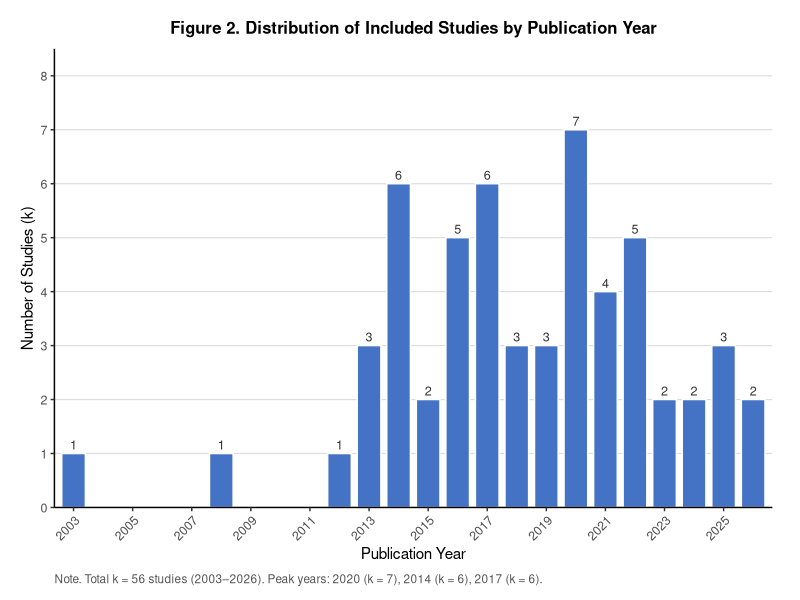

Generate this figure with R:
# Figure 2: Publication Year Distribution
# Paper 01 — WM Training Systematic Review
# Requires: ggplot2

library(ggplot2)
library(dplyr)

# ─────────────────────────────────────────────────
# DATA: Publication years for all 56 included studies
# ─────────────────────────────────────────────────
years_data <- data.frame(
  seq = c(1,2,3,4,5,6,8,9,10,11,12,13,14,15,16,18,19,20,21,22,23,24,25,26,
          27,28,29,30,31,32,34,35,36,39,40,41,43,44,45,46,47,48,49,50,51,52,
          53,54,55,57,59,60,61,62,63,67),
  year = c(2020,2019,2016,2015,2018,2020,2025,2017,2022,2016,2016,2019,2021,
           2019,2020,2014,2013,2020,2018,2022,2024,2022,2014,2020,2024,2020,
           2014,2017,2013,2014,2022,2003,2014,2008,2023,2017,2017,2025,2016,
           2013,2018,2025,2017,2012,2016,2023,2017,2021,2022,2014,2021,2026,
           2021,2020,2015,2026)
)

# Count by year
year_counts <- years_data %>%
  group_by(year) %>%
  summarise(n = n()) %>%
  arrange(year)

# Add any missing years as 0 (for continuous x-axis)
all_years <- data.frame(year = seq(min(year_counts$year), max(year_counts$year), by = 1))
year_counts_full <- left_join(all_years, year_counts, by = "year") %>%
  mutate(n = ifelse(is.na(n), 0, n))

# ─────────────────────────────────────────────────
# PLOT
# ─────────────────────────────────────────────────
p2 <- ggplot(year_counts_full, aes(x = year, y = n)) +
  geom_col(fill = "#4472C4", color = "white", width = 0.8) +
  geom_text(data = subset(year_counts_full, n > 0),
            aes(label = n), vjust = -0.4, size = 3.2, color = "#333333") +
  scale_x_continuous(
    breaks = seq(2003, 2026, by = 2),
    labels = seq(2003, 2026, by = 2),
    expand = c(0.01, 0.01)
  ) +
  scale_y_continuous(
    breaks = 0:8,
    limits = c(0, 8.5),
    expand = c(0, 0)
  ) +
  labs(
    title = "Figure 2. Distribution of Included Studies by Publication Year",
    x = "Publication Year",
    y = "Number of Studies (k)",
    caption = paste0("Note. Total k = 56 studies (2003–2026).",
                     " Peak years: 2020 (k = 7), 2014 (k = 6), 2017 (k = 6).")
  ) +
  theme_classic(base_size = 11) +
  theme(
    plot.title = element_text(face = "bold", hjust = 0.5, size = 12,
                               margin = margin(b = 8)),
    plot.caption = element_text(hjust = 0, size = 8.5, color = "#555555",
                                 margin = margin(t = 8)),
    axis.text.x = element_text(angle = 45, hjust = 1, size = 9),
    axis.text.y = element_text(size = 9),
    panel.grid.major.y = element_line(color = "#DDDDDD", linewidth = 0.4),
    plot.margin = margin(15, 20, 10, 15)
  )

# Save
ggsave(
  filename = "E:/Meta-analysis writing project/projects/paper-01/06-write/paper01_figures/figure2_year_dist.png",
  plot = p2,
  width = 9, height = 5, dpi = 300, bg = "white"
)

cat("Figure 2 (year distribution) saved.\n")
cat("Year summary:\n")
print(year_counts_full[year_counts_full$n > 0, ])
